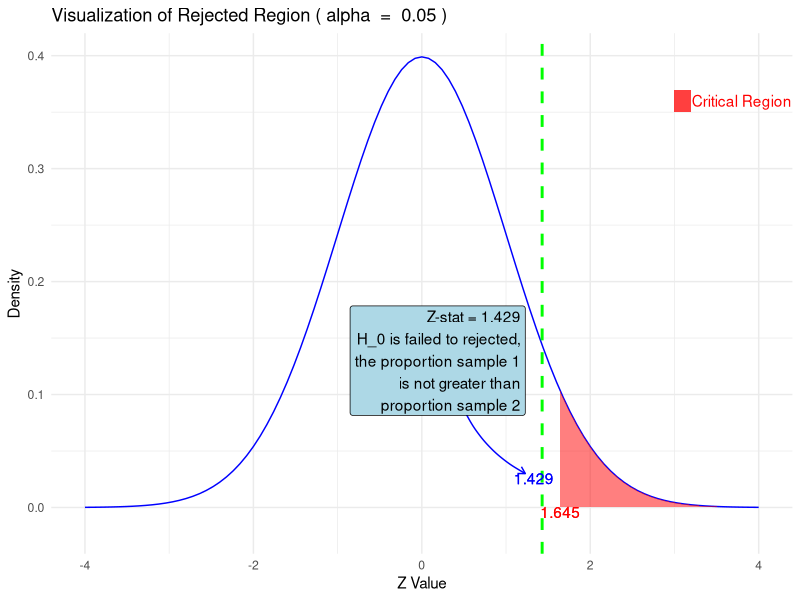

Recreate this plot in R.
# Load necessary libraries
library(ggplot2)
library(dplyr)

# Set parameters
alpha <- 0.05
mode_hyp <- "right" # Change to "right", "left", or "two-sided" as needed
mean <- 0
sd <- 1

# Given values
n <- 400 # Sample size
p0 <- 0.02 # Null proportion
x <- 12 # Number of successes

# Step 1: Calculate the sample proportion
p_hat <- x / n

# Step 2: Calculate the standard error
SE <- sqrt((p0 * (1 - p0)) / n)

# Step 3: Calculate the z-value
z <- (p_hat - p0) / SE

# Calculate critical values based on alpha
if (mode_hyp == "right") {
  critical_value <- qnorm(1 - alpha, mean, sd)
} else if (mode_hyp == "left") {
  critical_value <- qnorm(alpha, mean, sd)
} else if (mode_hyp == "two-sided") {
  critical_value_left <- qnorm(alpha / 2, mean, sd)
  critical_value_right <- qnorm(1 - alpha / 2, mean, sd)
}

# Create the normal distribution plot
p <- ggplot(data.frame(x = c(-4, 4)), aes(x)) +
  stat_function(fun = dnorm, args = list(mean = mean, sd = sd), color = "blue") +
  labs(
    title = paste("Visualization of Rejected Region (", expression(alpha), " = ", alpha, ")"),
    x = "Z Value",
    y = "Density"
  ) +
  theme_minimal()

# Add shading based on hypothesis mode
if (mode_hyp == "right") {
  p <- p + geom_area(
    stat = "function", fun = dnorm,
    args = list(mean = mean, sd = sd),
    xlim = c(critical_value, 4),
    fill = "red", alpha = 0.5
  ) +
    geom_vline(xintercept = z, color = "green", linetype = "dashed", size = 1) +
    geom_text(aes(x = critical_value, y = -0.02, label = round(critical_value, 3)),
      color = "red", vjust = -1
    ) +
    geom_text(aes(x = z - 0.1, y = 0.01, label = round(z, 3)),
      color = "blue", vjust = -1
    ) +
    annotate("curve",
      x = z - 1, y = 0.1,
      xend = z - 0.2, yend = 0.03,
      curvature = 0.2,
      arrow = arrow(length = unit(0.2, "cm")),
      color = "blue"
    )

  # Add text annotation based on z-value and mode_hyp
  if (z > critical_value) {
    p <- p + annotate("label", x = z - .2, y = 0.13, label = paste0("Z-stat = ", round(z, 3), "\nH_0 is rejected,\nthe proportion sample 1\nis greater than\nproportion sample 2"), hjust = 1, fill = "lightblue")
  } else {
    p <- p + annotate("label", x = z - .2, y = 0.13, label = paste0("Z-stat = ", round(z, 3), "\nH_0 is failed to rejected,\nthe proportion sample 1\nis not greater than\nproportion sample 2"), hjust = 1, fill = "lightblue")
  }
} else if (mode_hyp == "left") {
  p <- p + geom_area(
    stat = "function", fun = dnorm,
    args = list(mean = mean, sd = sd),
    xlim = c(-4, critical_value),
    fill = "red", alpha = 0.5
  ) +
    geom_vline(xintercept = z, color = "green", linetype = "dashed", size = 1) +
    geom_text(aes(x = critical_value, y = -0.02, label = round(critical_value, 3)),
      color = "red", vjust = -1
    ) +
    geom_text(aes(x = z - 0.1, y = 0.01, label = round(z, 3)),
      color = "blue", vjust = -1
    ) +
    annotate("curve",
      x = z - 1, y = 0.1,
      xend = z - 0.2, yend = 0.03,
      curvature = 0.2,
      arrow = arrow(length = unit(0.2, "cm")),
      color = "blue"
    )

  # Add text annotation based on z-value and mode_hyp
  if (z < critical_value) {
    p <- p + annotate("label", x = z - .2, y = 0.13, label = paste0("Z-stat = ", round(z, 3), "\nH_0 is rejected,\nthe proportion sample 1\nis less than\nproportion sample 2"), hjust = 1, fill = "lightblue")
  } else {
    p <- p + annotate("label", x = z - .2, y = 0.13, label = paste0("Z-stat = ", round(z, 3), "\nH_0 is failed to rejected,\nthe proportion sample 1\nis not less than\nproportion sample 2"), hjust = 1, fill = "lightblue")
  }
} else if (mode_hyp == "two-sided") {
  p <- p + geom_area(
    stat = "function", fun = dnorm,
    args = list(mean = mean, sd = sd),
    xlim = c(-4, critical_value_left),
    fill = "red", alpha = 0.5
  ) +
    geom_area(
      stat = "function", fun = dnorm,
      args = list(mean = mean, sd = sd),
      xlim = c(critical_value_right, 4),
      fill = "red", alpha = 0.5
    ) +
    geom_vline(xintercept = z, color = "green", linetype = "dashed", size = 1) +
    geom_text(aes(x = critical_value_left, y = -0.02, label = round(critical_value_left, 2)),
      color = "red", vjust = -1
    ) +
    geom_text(aes(x = critical_value_right, y = -0.02, label = round(critical_value_right, 2)),
      color = "red", vjust = -1
    ) +
    geom_text(aes(x = z - 0.1, y = 0.01, label = round(z, 3)),
      color = "blue", vjust = -1
    ) +
    annotate("curve",
      x = z - 1, y = 0.1,
      xend = z - 0.2, yend = 0.03,
      curvature = 0.2,
      arrow = arrow(length = unit(0.2, "cm")),
      color = "blue"
    ) 

  # Add text annotation based on z-value and mode_hyp
  if (z < critical_value_left | z > critical_value_right) {
    p <- p + annotate("label", x = z - .2, y = 0.13, label = paste0("Z-stat = ", round(z, 3), "\nH_0 is rejected,\nthe proportion sample 1\nis not equal than\nproportion sample 2"), hjust = 1, fill = "lightblue")
  } else {
    p <- p + annotate("label", x = z - .2, y = 0.13, label = paste0("Z-stat = ", round(z, 3), "\nH_0 is failed to rejected,\nthe proportion sample 1\nis equal than\nproportion sample 2"), hjust = 1, fill = "lightblue")
  }
}
p <- p +
  geom_rect(aes(xmin = 3, xmax = 3.2, ymin = .35, ymax = .37),
    alpha = 0.5,
    fill = "red"
  ) +
  annotate("text",
    x = 3.8,
    y = .36,
    label = "Critical Region",
    color = "red"
  )
# Print the plot
print(p)
